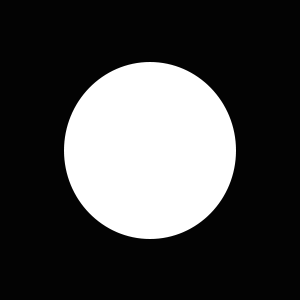
#> input picture 3.8/cv2/data/cycle.png, 300 x 300 px
$ python image_contour.py
#> lines starting #> are read from the running program, lines starting #| are printed output that depends on the picture; after the words box and inside, x2 and y2 are one past the last pixel; in counts of white or black regions, pixels touching at a corner belong together
# -*- coding: utf-8 -*-
# @author   :   eko.zhan
# @time     :   2021/9/2 20:30

import cv2
import numpy as np


img = cv2.imread("../data/cycle.png")
#> img is the input picture: shape (300, 300, 3); min 3, max 255, mean 69.9

# mode：轮廓检测模式
# RETR_EXTERNAL：只检索最外面的轮廓
# RETR_LIST：检索所有轮廓，并将结果保存至链表中
# RETR_CCOMP：检索所有轮廓，并将他们组织为两层，顶层是各部分的外部边界，第二层是空洞的边界
# RETR_TREE：检索所有轮廓，并重构嵌套轮廓的整个层次

# method：轮廓逼近方法
# CHAIN_APPROX_NONE：以Freeman链码的方式输出轮廓，所有其他方法输出多边形（顶点的序列）
# CHAIN_APPROX_SIMPLE：压缩水平的，垂直和斜的部分，只保留他们的终点部分


# 为了使准确率更高，我们使用二值图像
gary_img = cv2.cvtColor(img, cv2.COLOR_BGR2GRAY)
ret, thresh = cv2.threshold(gary_img, 127, 255, cv2.THRESH_BINARY)
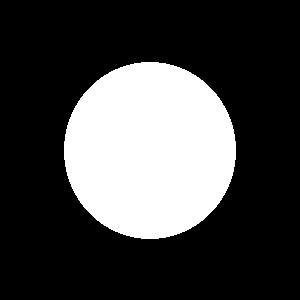
#> thresh: shape (300, 300); 26.6% white; 1 white region
contours, hierarchy = cv2.findContours(thresh, cv2.RETR_TREE, cv2.CHAIN_APPROX_NONE)
#> contours = 1 contour; box (x1, y1, x2, y2) and area: (64, 62, 236, 239) 23674

# print(binary)
# print(contours)
print(contours[0])
#> (printed output is left out)
print(cv2.contourArea(contours[0]))


# 如果不用 img.copy()，会改变原图片
draw_img = img.copy()
# https://stackoverflow.com/questions/55854810/opencv-version-4-1-0-drawcontours
# 第三个参数，传入-1 是指画所有轮廓
# 第五个参数是画轮廓的粗细
draw_img2 = cv2.drawContours(draw_img, contours, -1, (0, 0, 255), 2)
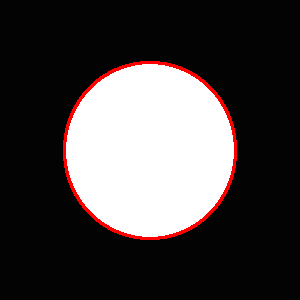
#> draw_img2: shape (300, 300, 3); mean B, G, R 66.6, 66.6, 71.9

res = np.hstack((img, draw_img2))
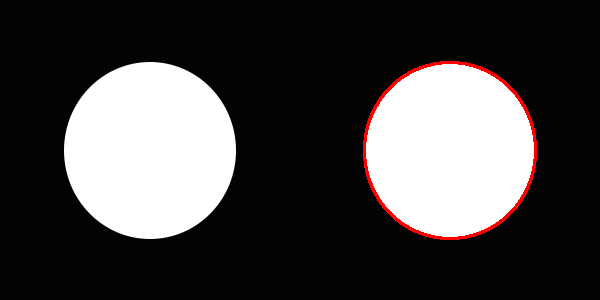
#> res: shape (300, 600, 3); mean B, G, R 68.3, 68.3, 70.9
cv2.imshow("res", res)
cv2.waitKey()
cv2.destroyAllWindows()

$ run again, with 3.8/cv2/data/erode.png copied over 3.8/cv2/data/cycle.png
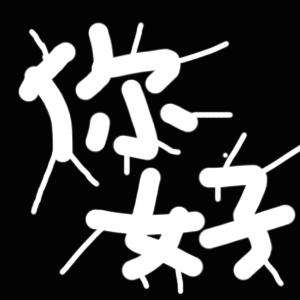
#> input picture 3.8/cv2/data/erode.png, 300 x 300 px
#> img is the input picture: shape (300, 300, 3); min 3, max 255, mean 68.2
#> `ret, thresh = cv2.threshold(gary_img, 127, 255, cv2.THRESH_BINARY)`:
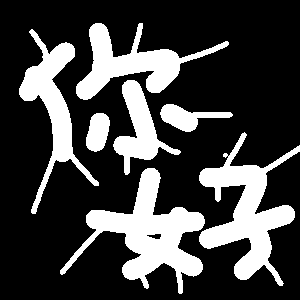
#> thresh: shape (300, 300); 25.8% white; 7 white regions
#> contours = 8 contours; box (x1, y1, x2, y2) and area: (60, 168, 205, 294) 5896, (199, 132, 300, 286) 5244, (76, 23, 229, 100) 3673, (19, 29, 99, 214) 3440, (113, 80, 181, 175) 2122, (160, 104, 233, 132) 842, (86, 113, 110, 152) 654, (146, 233, 162, 240) 60
#> (printed output is left out)
#| 5896.0
#> `res = np.hstack((img, draw_img2))`:
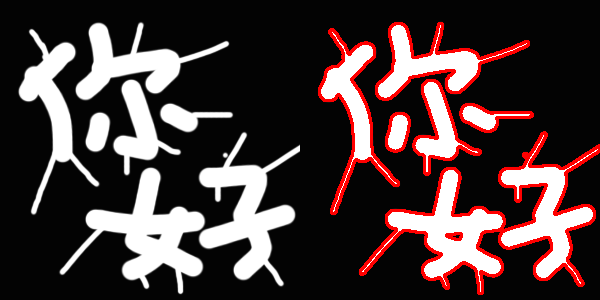
#> res: shape (300, 600, 3); mean B, G, R 58.5, 58.5, 73.7
